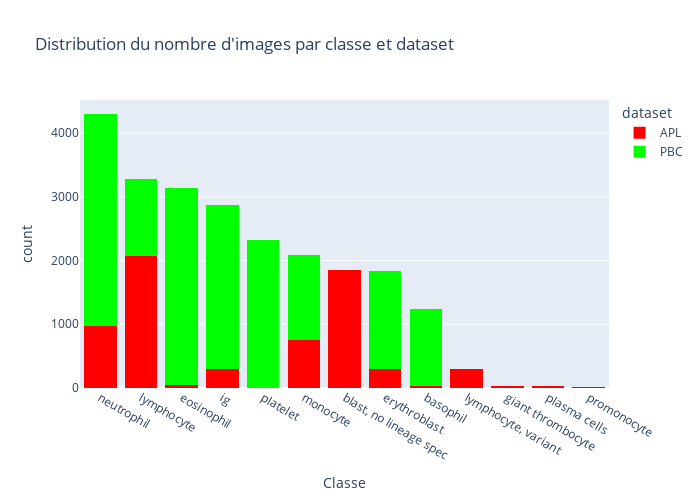

Write notebook code for a chart like this one.
### Code cell
import matplotlib.pyplot as plt
import seaborn as sns
import plotly.express as px
import pandas as pd

# Assuming df is your DataFrame

# Create the histogram with Plotly Express
fig = px.histogram(df, x='Classe', color='dataset', title='Distribution du nombre d\'images par classe et dataset',
                  color_discrete_map={'APL': 'red', 'PBC': '#00FF00'})

# Update layout to sort by total count
class_counts = df['Classe'].value_counts().index.tolist()
fig.update_layout(barmode='stack', width=700, height=500, xaxis={'categoryorder': 'array', 'categoryarray': class_counts})
fig.show()

### Figure 1 — Plotly figure (JSON) as saved in the notebook; plotly's stock layout.template omitted (floating-point values rounded to 4 significant figures; data arrays with more than 128 entries replaced by an {"elided": "..."} marker saying what was removed)
{"data": [{"alignmentgroup": "True", "bingroup": "x", "hovertemplate": "dataset=APL<br>Classe=%{x}<br>count=%{y}<extra></extra>", "legendgroup": "APL", "marker": {"color": "red", "pattern": {"shape": ""}}, "name": "APL", "offsetgroup": "APL", "orientation": "v", "showlegend": true, "type": "histogram", "x": {"elided": "6692 str values"}, "xaxis": "x", "yaxis": "y"}, {"alignmentgroup": "True", "bingroup": "x", "hovertemplate": "dataset=PBC<br>Classe=%{x}<br>count=%{y}<extra></extra>", "legendgroup": "PBC", "marker": {"color": "#00FF00", "pattern": {"shape": ""}}, "name": "PBC", "offsetgroup": "PBC", "orientation": "v", "showlegend": true, "type": "histogram", "x": {"elided": "16578 str values"}, "xaxis": "x", "yaxis": "y"}], "layout": {"barmode": "stack", "height": 500, "legend": {"title": {"text": "dataset"}, "tracegroupgap": 0}, "title": {"text": "Distribution du nombre d'images par classe et dataset"}, "width": 700, "xaxis": {"anchor": "y", "autorange": true, "categoryarray": ["neutrophil", "lymphocyte", "eosinophil", "ig", "platelet", "monocyte", "blast, no lineage spec", "erythroblast", "basophil", "lymphocyte, variant", "giant thrombocyte", "plasma cells", "promonocyte"], "categoryorder": "array", "domain": [0, 1], "range": [-0.5, 12.5], "title": {"text": "Classe"}, "type": "category"}, "yaxis": {"anchor": "x", "autorange": true, "domain": [0, 1], "range": [0, 4520], "title": {"text": "count"}}}}
